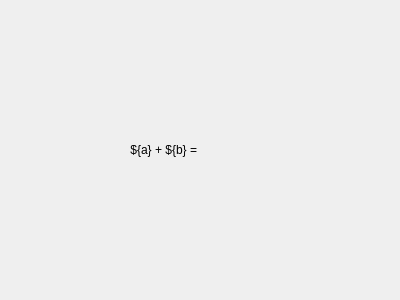
<?xml version="1.0" encoding="UTF-8"?>
<ui version="4.0">
 <class>Form</class>
 <widget class="QWidget" name="Form">
  <property name="geometry">
   <rect>
    <x>0</x>
    <y>0</y>
    <width>400</width>
    <height>300</height>
   </rect>
  </property>
  <property name="windowTitle">
   <string>Form</string>
  </property>
  <layout class="QHBoxLayout" name="horizontalLayout">
   <item>
    <widget class="QLabel" name="label">
     <property name="text">
      <string>${a} + ${b} =</string>
     </property>
     <property name="alignment">
      <set>Qt::AlignRight|Qt::AlignTrailing|Qt::AlignVCenter</set>
     </property>
    </widget>
   </item>
   <item>
    <widget class="QLabel" name="resultLabel">
     <property name="font">
      <font>
       <pointsize>26</pointsize>
      </font>
     </property>
     <property name="text">
      <string/>
     </property>
    </widget>
   </item>
  </layout>
 </widget>
 <resources/>
 <connections/>
</ui>
